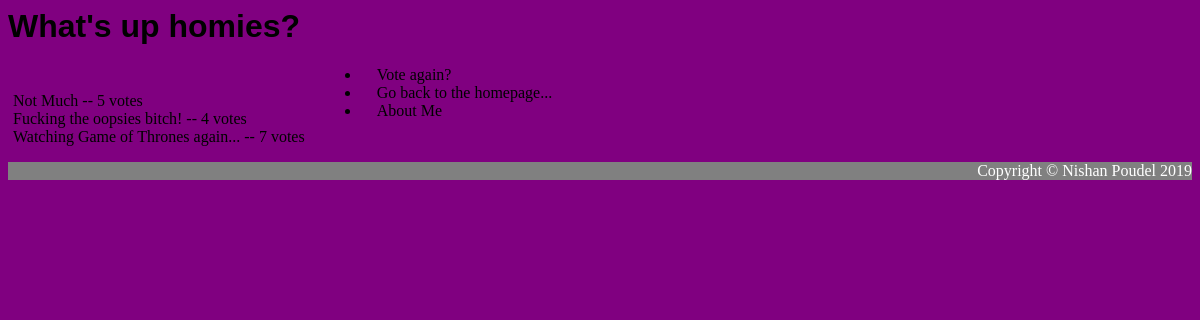
/polls/specifics/1/results/, run on the app's committed database.
### polls/models.py (models this page shows, shortened)
class Question(models.Model):
    question_text = models.CharField(max_length=200)
    pub_date = models.DateTimeField('date published')
    def was_published_recently(self):
        now = timezone.now()
        return now - datetime.timedelta(days=1) <= self.pub_date <= now
    was_published_recently.admin_order_field = 'pub_date'
    was_published_recently.boolean = True
    was_published_recently.short_description = 'Published recently?'

class Choice(models.Model):
    question = models.ForeignKey(Question, on_delete=models.CASCADE)
    choice_text = models.CharField(max_length=200)
    votes = models.IntegerField(default=0)

### polls/views.py (the view)
# urls.py: path('specifics/<int:pk>/results/', views.ResultsView.as_view(), name='results'),
class ResultsView(generic.DetailView):
    model = Question
    template_name = 'polls/results.html'

### polls/templates/polls/results.html
{% load static %}
<link rel="stylesheet" type="text/css" href="{% static 'polls/style.css' %}">
<h1>{{ question.question_text }}</h1>
<ul>
{% for choice in question.choice_set.all %}
    <li>{{ choice.choice_text }} -- {{ choice.votes }} vote{{ choice.votes|pluralize }}</li>
{% endfor %}
</ul>
<div class="navbar">
    <li><a href="{% url 'polls:detail' question.id %}">Vote again? </a></li>
    <li><a href="{% url 'polls:index' %}">Go back to the homepage...</a></li>
    <li><a href="{% url 'polls:about_me' %}">About Me</a></li>
</div>
<div id="footer">
    <p>Copyright &copy; Nishan Poudel 2019</p>
</div>

### polls/static/polls/style.css (style rules this page uses)
li { margin-right: 40px; }
li a { color : black; font-size = 18px; text-decoration: none; font-family: Comic Sans MS; }
ul { list-style: none; float: left; padding-left: 5px; padding-top: 10px; }
h1 { font-family: Caviar Dreams, Helvetica, Georgia; }
a { font-family: Comic Sans MS; color: black; text-decoration: none; padding : 10px; }
#footer { font-family: Fontin; background-color: grey; color: white; clear: both; text-align: right; }

### data on the page
Question: question_text "What's up homies?"
Choice: choice_text "Not Much", votes "5"
Choice: choice_text "Fucking the oopsies bitch!", votes "4"
Choice: choice_text "Watching Game of Thrones again...", votes "7"
